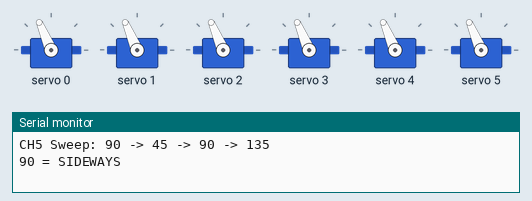
The sketch below on a simulated Arduino Uno, built with avr-gcc and run on an emulated ATmega328P. On the bench: 6 × servo, the last lines printed to the serial monitor.

Above: at 0.05 s.
At 3.0 s:
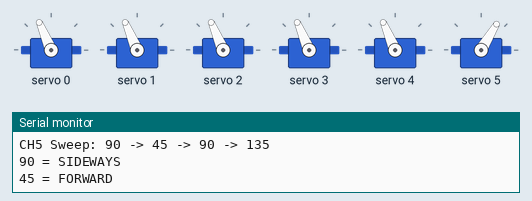
At 6.0 s:
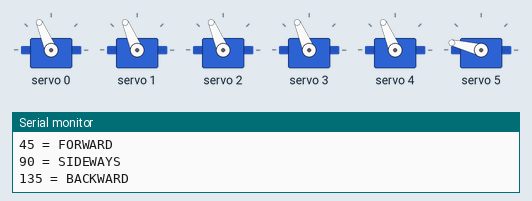
Timing chart, 0 to 7.8 s (numbered marks = the images above):
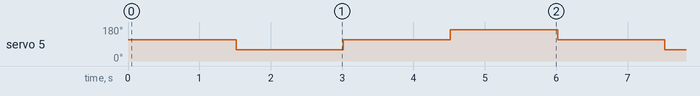

Measured:
- by itself, servo 5: repeats every 6.0 s: 113° 1.5 s, 166° 1.5 s, 113° 1.5 s, 59° 1.5 s

The sketch:

set_ch5.ino
```cpp
/*
 * CH5 Verify - Sweep 45 to 135 (hip movement)
 */

#include <Wire.h>
#include <Adafruit_PWMServoDriver.h>

Adafruit_PWMServoDriver pwm = Adafruit_PWMServoDriver();

#define SERVOMIN  125
#define SERVOMAX  575

void setAngle(int ch, int angle) {
  int pulse = map(angle, 0, 180, SERVOMIN, SERVOMAX);
  pwm.setPWM(ch, 0, pulse);
}

void setup() {
  Serial.begin(9600);

  pwm.begin();
  pwm.setOscillatorFrequency(27000000);
  pwm.setPWMFreq(50);
  delay(10);

  for (int i = 0; i < 5; i++) {
    setAngle(i, 90);
  }
  Serial.println("CH5 Sweep: 90 -> 45 -> 90 -> 135");
}

void loop() {
  setAngle(5, 90);
  Serial.println("90 = SIDEWAYS");
  delay(1500);

  setAngle(5, 45);
  Serial.println("45 = FORWARD");
  delay(1500);

  setAngle(5, 90);
  Serial.println("90 = SIDEWAYS");
  delay(1500);

  setAngle(5, 135);
  Serial.println("135 = BACKWARD");
  delay(1500);
}
```
